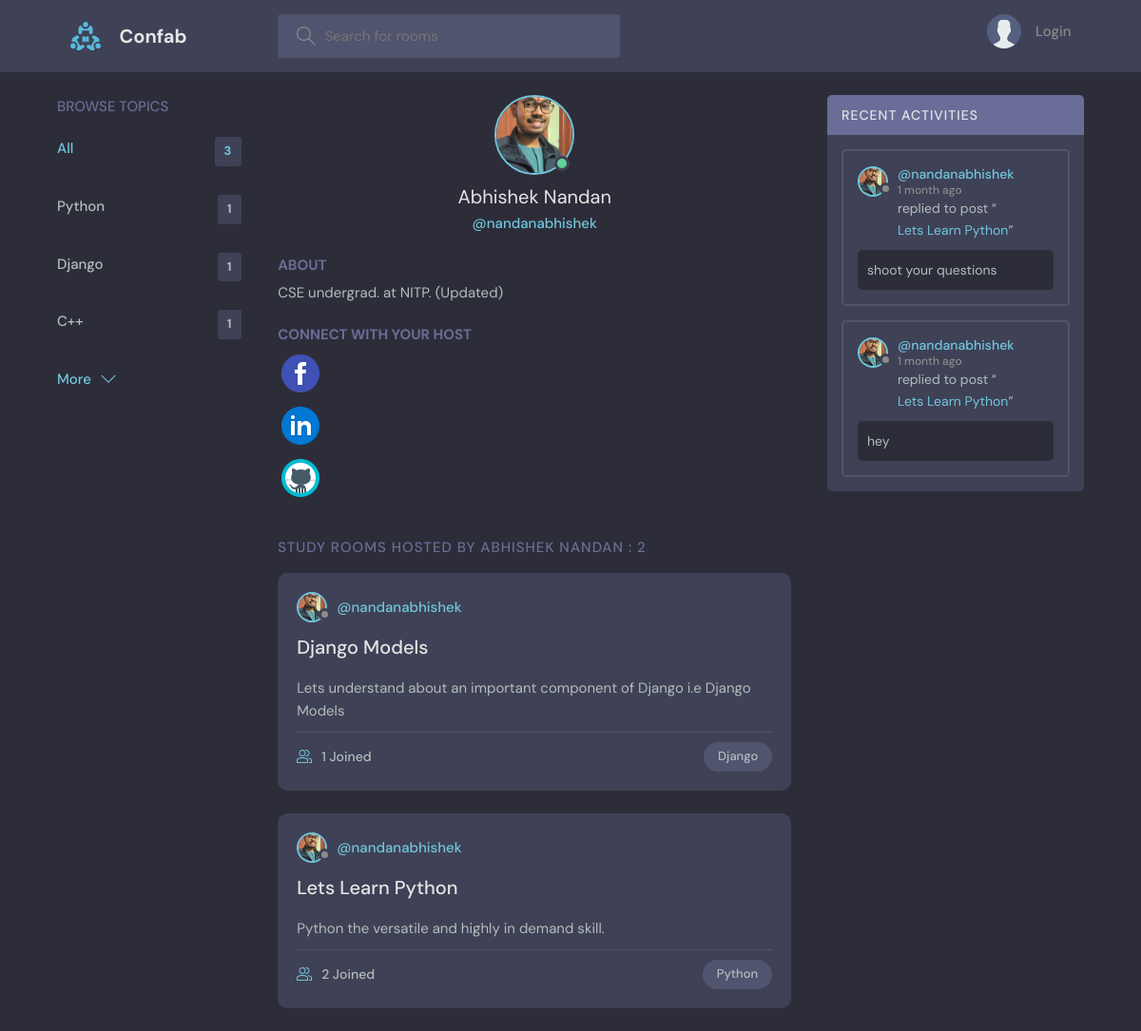
The app's page /profile/1/, older data.
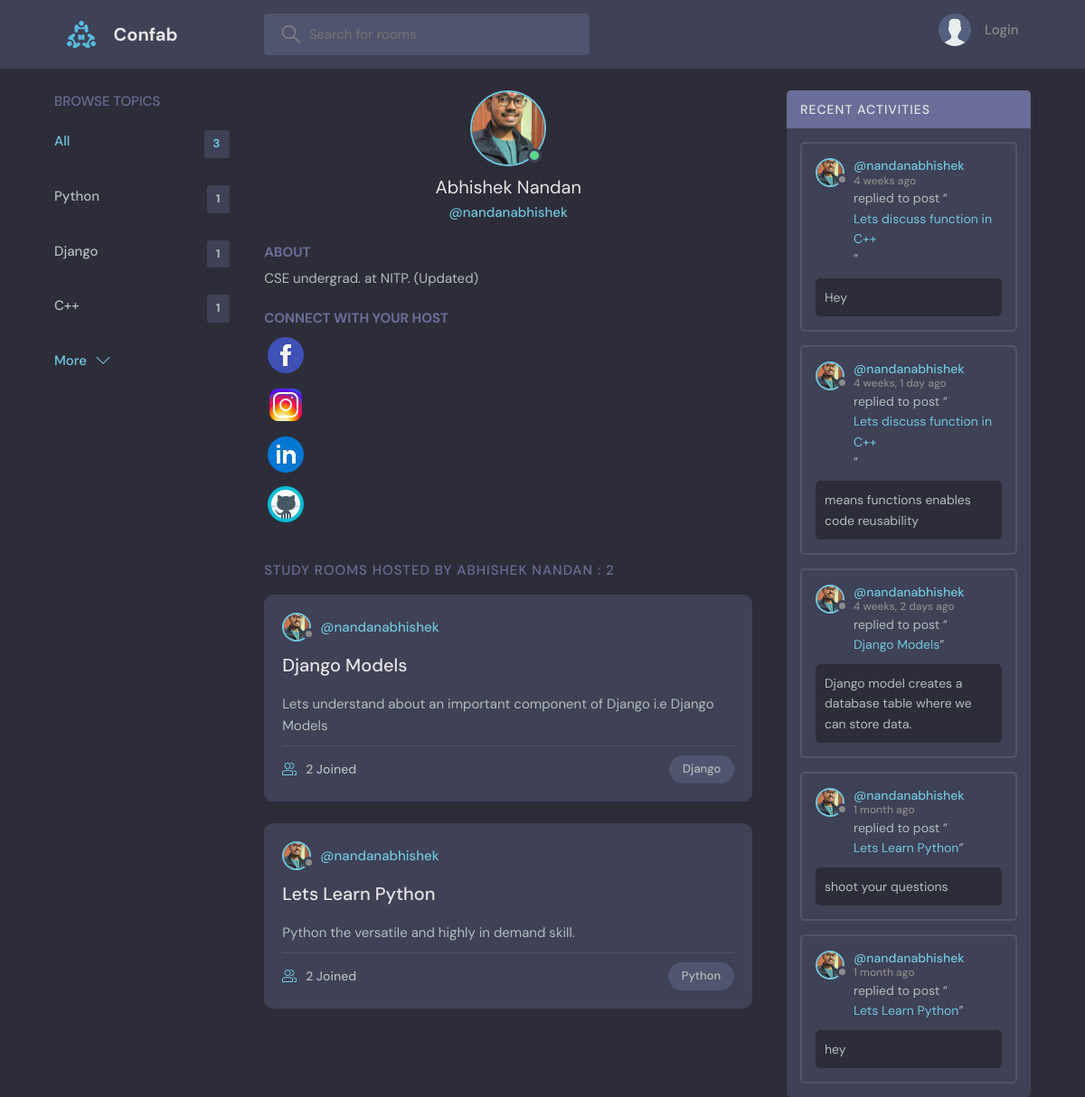
The same page, newer data.
### base/models.py (models this page shows, shortened)
class Topic(models.Model):
    name = models.CharField(max_length=200)

class User(AbstractUser):
    name = models.CharField(max_length=50, null=True)
    email = models.EmailField(unique=True, null=True)
    bio = models.TextField(null=True)
    avatar = models.ImageField(null=True, default="avatar.svg")
    url_fb = models.URLField(null=True, blank=True, verbose_name='Url-Facebook')
    url_insta = models.URLField(null=True, blank=True, verbose_name='Url-Instagram')
    url_linkedin = models.URLField(null=True, blank=True, verbose_name='Url-Linkedin')
    url_git = models.URLField(null=True, blank=True, verbose_name='Url-GitHub')
    USERNAME_FIELD = 'email'
    REQUIRED_FIELDS = []

class Room(models.Model):
    host = models.ForeignKey(User, on_delete=models.SET_NULL, null=True)
    topic = models.ForeignKey(Topic, on_delete=models.SET_NULL, null=True)
    name = models.CharField(max_length=200)
    description = models.TextField(null=True, blank=True)
    participants = models.ManyToManyField(User, related_name='participants', blank=True)
    updated = models.DateTimeField(auto_now=True)
    created = models.DateTimeField(auto_now_add=True)
    class Meta:
        ordering = ['-updated', '-created']
    def __str__(self) -> str:
        return self.name

class Message(models.Model):
    user = models.ForeignKey(User, on_delete=models.CASCADE)
    room = models.ForeignKey(Room, on_delete=models.CASCADE)
    body = models.TextField()
    updated = models.DateTimeField(auto_now=True)
    created = models.DateTimeField(auto_now_add=True)
    class Meta:
        ordering = ['-updated', '-created']

### base/views.py (the view)
# urls.py: path('profile/<str:pk>/', views.userProfile, name='user-profile'),
def userProfile(request, pk):
    user = User.objects.get(id=pk)
    rooms = user.room_set.all()
    room_messages = user.message_set.all()
    topics = Topic.objects.all()
    context = {'user': user, 'rooms': rooms, 'room_messages': room_messages, 'topics': topics}
    return render(request, 'base/profile.html', context)

### base/templates/base/profile.html (shortened to what this page needs)
{% extends 'main.html' %}
{% load static %}
{% block content %}
  <main class="profile-page layout layout--3">
    <div class="container">
      {% include 'base/topics_component.html' %}
      <div class="roomList">
        <div class="profile">
          <div class="profile__avatar">
            <div class="avatar avatar--large active">
              <img src="{{user.avatar.url}}" />
            </div>
          </div>
          <div class="profile__info">
            <h3>{{user.name}}</h3>
            <p>@{{user.username}}</p>
          </div>
          <div class="profile__about">
            <h3>About</h3>
            <p>
              {{user.bio}}
            </p>
          </div>
          {% if user.url_fb or user.url_insta or user.url_linkedin or user.url_git %}
          <div class="profile__about">
            <h3>Connect with your host</h3>
              {% if user.url_fb %}
              <div class="social">
              <a href="{{user.url_fb}}">
                  <img src="{% static 'images/icons/iconFb.png' %}" />
              </a>
              </div>
              {% endif %}
              {% if user.url_insta %}
              <div class="social">
                <a href="{{user.url_insta}}">
                  <img src="{% static 'images/icons/iconInsta.png' %}" />
                </a>
              </div>
              {% endif %}
              {% if user.url_linkedin %}
              <div class="social">
                <a href="{{user.url_linkedin}}">
                  <img src="{% static 'images/icons/iconLinkedin.png' %}" />
                </a>
              </div>
              {% endif %}
              {% if user.url_git %}
              <div class="social">
                <a href="{{user.url_git}}">
                  <img src="{% static 'images/icons/iconGit.png' %}" />
                </a>
              </div>
              {% endif %}
          </div>
          {% endif %}
        </div>
        <div class="roomList__header">
          <div>
            <h2>Study Rooms Hosted by {{user.name}} : {{rooms.count}} </a>
            </h2>
          </div>
        </div>
        {% include 'base/feed_component.html' %}
      </div>
      {% include 'base/activity_component.html' %}
    </div>
  </main>
{% endblock content %}

### templates/main.html (shortened to what this page needs)
<!DOCTYPE html>
{% load static %}
<html lang="en">
  <head>
    <link rel="stylesheet" href="{% static 'styles/style.css' %}" />
    <link rel="stylesheet" href="https://cdnjs.cloudflare.com/ajax/libs/font-awesome/4.7.0/css/font-awesome.min.css">
  </head>
  <body>
    {% include 'navbar.html' %}
    {% block content %} {% endblock %}
  </body>
</html>

### templates/navbar.html (shortened to what this page needs)
{% load static %}
<header class="header header--loggedIn">
  <div class="container">
    <a href="{% url 'home' %}" class="header__logo">
      <img src="{% static 'images/logo.svg' %}" />
      <h1>Confab</h1>
    </a>
    <form class="header__search" method="GET" action="{% url 'home' %}">
      <label>
        <input name="q" placeholder="Search for rooms" />
      </label>
    </form>
    <nav class="header__menu">
      {% if request.user.is_authenticated %}
      <div class="header__user">
        <a href="{% url 'user-profile' request.user.id %}">
          <div class="avatar avatar--medium active">
            <img src="{{request.user.avatar.url}}" />
          </div>
          <p>{{request.user.name}}<span>@{{request.user.username}}</span></p>
        </a>
        <button class="dropdown-button">
          <svg
            version="1.1"
            xmlns="http://www.w3.org/2000/svg"
            width="32"
            height="32"
            viewBox="0 0 32 32"
          >
            <title>chevron-down</title>
            <path d="M16 21l-13-13h-3l16 16 16-16h-3l-13 13z"></path>
          </svg>
        </button>
      </div>
      {% else %}
      <a href="{% url 'login' %}">
        <img src="{% static 'images/avatar.svg' %}" />
        <p>Login</p>
      </a>
      {% endif %}
    </nav>
  </div>
</header>

### base/templates/base/topics_component.html
<div class="topics">
  <div class="topics__header">
    <h2>Browse Topics</h2>
  </div>
  <ul class="topics__list">
    <li>
      <a href="{% url 'home' %}" class="active">All <span>{{topics.count}}</span></a>
    </li>
    {% for topic in topics %}
    <li>
      <a href="{% url 'home' %}?q={{topic.name}}">{{topic.name}}<span>{{topic.room_set.all.count}}</span></a>
    </li>
    {% endfor %}
  </ul>
  <a class="btn btn--link" href="{% url 'topics' %}">
    More
    <svg version="1.1" xmlns="http://www.w3.org/2000/svg" width="32" height="32" viewBox="0 0 32 32">
      <title>chevron-down</title>
      <path d="M16 21l-13-13h-3l16 16 16-16h-3l-13 13z"></path>
    </svg>
  </a>
</div>

### base/templates/base/feed_component.html (shortened to what this page needs)
{% for room in rooms %}
<div class="roomListRoom">
  <div class="roomListRoom__header">
    <a
      href="{% url 'user-profile' room.host.id %}"
      class="roomListRoom__author"
    >
      <div class="avatar avatar--small">
        <img src="{{room.host.avatar.url}}" />
      </div>
      <span>@{{room.host.username}}</span>
    </a>
  </div>
  <div class="roomListRoom__content">
    <a href="{% url 'room' room.id %}">{{room.name}}</a>
    <p>{{room.description}}</p>
  </div>
  <div class="roomListRoom__meta">
    <a href="{% url 'room' room.id %}" class="roomListRoom__joined">
      {{room.participants.all.count}} Joined
    </a>
    <p class="roomListRoom__topic">{{room.topic.name}}</p>
  </div>
</div>
{% endfor %}

### base/templates/base/activity_component.html (shortened to what this page needs)
<div class="activities">
  <div class="activities__header">
    <h2>Recent Activities</h2>
  </div>
  {% for message in room_messages%}
  <div class="activities__box">
    <div class="activities__boxHeader roomListRoom__header">
      <a
        href="{% url 'user-profile' message.user.id %}"
        class="roomListRoom__author"
      >
        <div class="avatar avatar--small">
          <img src="{{message.user.avatar.url}}" />
        </div>
        <p>
          @{{message.user.username}}
          <span>{{message.created|timesince}} ago</span>
        </p>
      </a>
    </div>
    <div class="activities__boxContent">
      <p>
        replied to post “<a href="{% url 'room' message.room.id %}"
          >{{message.room}}</a
        >”
      </p>
      <div class="activities__boxRoomContent">{{message.body}}</div>
    </div>
  </div>
  {% endfor %}
</div>

Row changes from the older to the newer data that the page shows:
computed for Room "Django Models": participants.all.count "1" → "2"
added Message: user.avatar (picture), user.username "nandanabhishek", created "4 weeks", room "Lets discuss function in C++", body "Hey"
added Message: user.avatar (picture), user.username "nandanabhishek", created "4 weeks, 1 day", room "Lets discuss function in C++", body "means functions enables code reusability"
added Message: user.avatar (picture), user.username "nandanabhishek", created "4 weeks, 2 days", room "Django Models", body "Django model creates a database table where we can store data."
